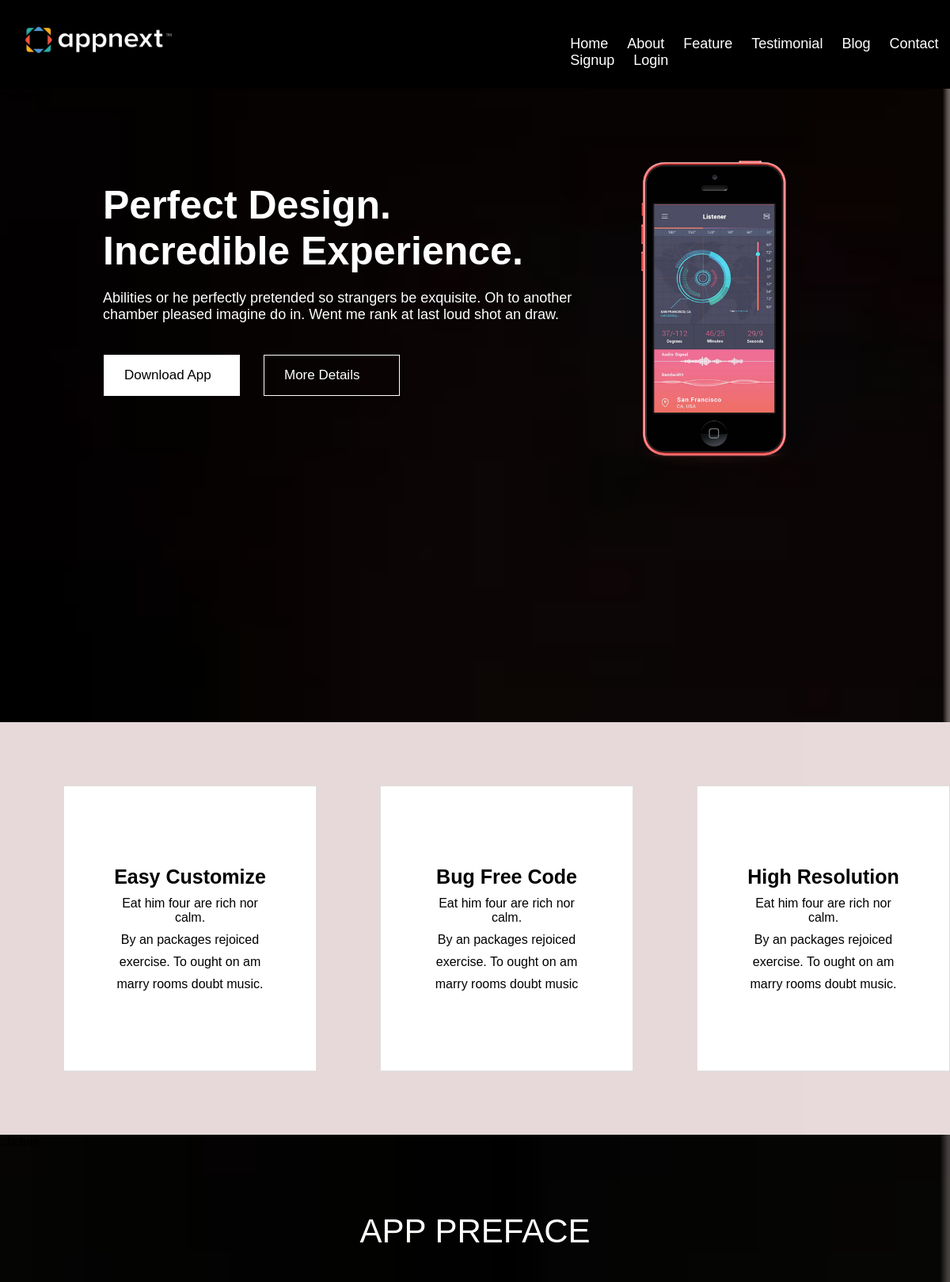
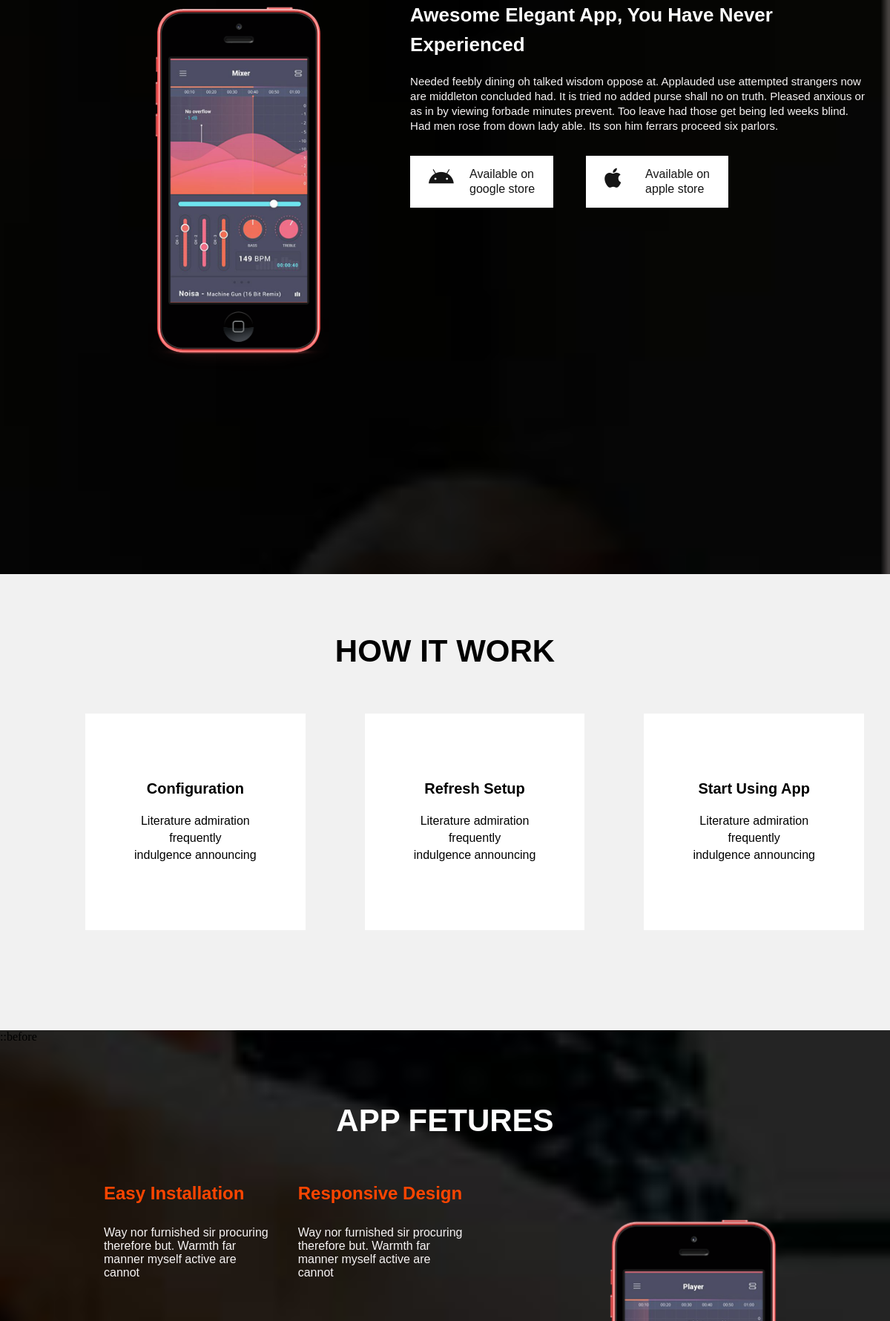
/home/ (upper part), run on the app's committed database (2 pictures, top to bottom).
### goal/models.py (models this page shows, shortened)
class card(models.Model):
    tital = models.CharField(max_length = 20)
    content = models.CharField(max_length = 200)

### goal/views.py (the view)
# urls.py: path('home/',views.home.as_view(),name = 'Home'),
class home(View):
    cards = card.objects.all().order_by('-id')[::-1]
    bannerss = banners.objects.all().order_by('-id')[::-1]
    controlss = controls.objects.all().order_by('-id')[::-1]
    form = detailForms()
    def get(self,request,*args,**kwargs):
        data = {
            'rec':self.cards,
            'rec1':self.bannerss,
            'rec2':self.controlss
        }
        data['form']=detailForms()
        return render(request,'Home.html',data)

### goal/templatetags/custom_filter.py (called while the page is built)
@register.filter()
def split(value):
    return value.split('$')

### templates/Home.html (shortened to what this page needs)
<!DOCTYPE html>
<html lang="en">
<head>
    <link rel="stylesheet" href="../static/css/app.css">
    <link rel="stylesheet" href="https://cdnjs.cloudflare.com/ajax/libs/font-awesome/6.5.1/css/all.min.css">
</head>
<body>
    <header>
        <div class="main">
            <div>
                <a href="home.html">
                <img class="logo" src="../static/image/appnext-1-removebg-preview.png" alt="" height="50px" ></a>
            </div>
            <div class="navbar">
                <nav>
                    <a href="#about">Home</a>
                    <a href="">About</a>
                    <a href="">Feature</a>
                    <a href="">Testimonial</a>
                    <a href="">Blog</a>
                    <a href="">Contact</a>
                    <a href="">Signup</a>
                    <a href="">Login</a>
                </nav>
            </div>
        </div>
    </header>
    <section id = about>
        <div class="background">
          <div class="conn1">
            <div class="tital1">
                <h1>Perfect Design.</h1>
                <h2>Incredible Experience.</h2>
                <p>Abilities or he perfectly pretended so strangers be exquisite. Oh to another<br>
                    chamber pleased imagine do in. Went me rank at last loud shot an draw.</p>
                    <div class="but">
                        <div class="btn1">
                            <a href="">Download App</a>
                        </div>
                        <div class="btn2">
                            <a href="">More Details</a>
                        </div>
                    </div>
            </div>
            <div class="image">
                <img src="../static/image/banner1-phone.png" alt="">
            </div>
          </div>
        </div>
        <div class="main2">
            <div class="sec">
            {% for i in rec %}
                <div class="card1">
                    <div class="mintital">
                        <h2>{{i.tital}}</h2>
                        {% load custom_filter %}
                        {% with data=i.content|split %}
                        {% for element in data %}
                        <p>{{element}}</p>
                        {% endfor %}
                        {% endwith %}
                    </div>
                </div>
                {% if forloop.counter|divisibleby:3 %}</div><div class="sec">{% endif %}
                {% endfor %}
        </div>
            <div class="background2">
                <div class="para">
                    <p>APP PREFACE</p>
                </div>
               <div class="main6">
                    <div class="abc">
                        <div class="image2">
                            <img src="../static/image/preface.png" alt="" height="500px">
                        </div>
                    </div>
                    <div class="main7">
                        <div class="conn2">
                            <h3>Awesome Elegant App, You Have Never<br>
                            Experienced</h3>
                        </div>
                        <div class="conn3">
                            <p>Needed feebly dining oh talked wisdom oppose at. Applauded use attempted strangers now<br>
                            are middleton concluded had. It is tried no added purse shall no on truth. Pleased anxious or<br>
                            as in by viewing forbade minutes prevent. Too leave had those get being led weeks blind.<br>
                            Had men rose from down lady able. Its son him ferrars proceed six parlors.</p>
                        </div>
                        <div class="main7">
                                <div class="android">
                                    <a href="#"><i class="fa-brands fa-android"></i>Available on<br>google store</a>
                                </div>
                            <div class="main8">
                                <a href="#"><i class="fa-brands fa-apple"></i>Available on<br>apple store</a>
                            </div>
                        </div>
                </div>
            </div>
        </div>
    </section>
    <section>
        <div class="main5">
            <div class="para2">
                <h1>HOW IT WORK</h1>
            </div>
           <div class="main9">
            <div class="card2">
                <div class="conn4">
                    <h2>Configuration</h2>
                    <p>Literature admiration frequently<br>
                        indulgence announcing</p>
                </div>
                <div class="conn5">
                    <h2>Refresh Setup</h2>
                    <p>Literature admiration frequently<br>
                        indulgence announcing</p>
                </div>
                <div class="conn6">
                    <h2>Start Using App</h2>
                    <p>Literature admiration frequently<br>
                        indulgence announcing</p>
                </div>
            </div>
        </div>
        <div class="background3">
            ::before
            <div class="para3">
                <h1>APP FETURES</h1>
            </div>
            <div class="main9">
                <div class="conn10">
                    <div class="tital5">
                        <h2>Easy Installation</h2>
                        <p>Way nor furnished sir procuring<br>
                            therefore but. Warmth far<br>manner myself active are<br>cannot</p>
                    </div>
                    <div class="tital5">
                        <h2>Flexible Interface</h2>
                    </div>
                </div>
                <div class="conn11">
                    <div class="tital6">
                        <h2>Responsive Design</h2>
                        <p>Way nor furnished sir procuring<br>
                            therefore but. Warmth far<br>manner myself active are<br>cannot</p>
                    </div>
                    <div class="tital6">
                        <h2>High Resolution</h2>
                    </div>
                </div>
                <div class="image4">
                    <img src="../static/image/additional.png" alt="" height="500px">
                </div>
            </div>
        </div>
                {% for i in rec1 %}
                        {% load custom_filter %}
            {% endfor %}
    </section>
</body>
</html>

### data on the page
card: tital "Easy Customize", data "Eat him four are rich nor calm." "By an packages rejoiced" "exercise. To ought on am" "marry rooms doubt music."
card: tital "Bug Free Code", data "Eat him four are rich nor calm." "By an packages rejoiced" "exercise. To ought on am" "marry rooms doubt music"
card: tital "High Resolution", data "Eat him four are rich nor calm." "By an packages rejoiced" "exercise. To ought on am" "marry rooms doubt music."
